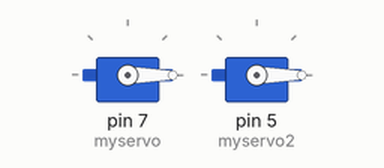
The sketch below on a simulated Arduino Uno, built with avr-gcc and run on an emulated ATmega328P. On the bench: 2 × servo.

Above: at 0.05 s.
At 2.05 s:
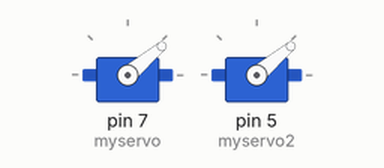
At 4.05 s:
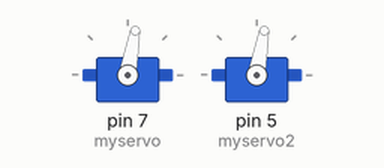
At 8.1 s:
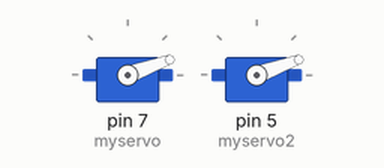
Timing chart, 0 to 11.9 s (numbered marks = the images above):
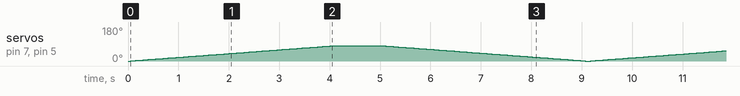

The sketch:

Servo_v2.ino
```cpp
#include <Servo.h>

Servo myservo;  // create servo object to control a servo
// twelve servo objects can be created on most boards
Servo myservo2;

int pos = 0;    // variable to store the servo position

void setup() {
  myservo.attach(7);  // attaches the servo on pin 9 to the servo object
  myservo2.attach(5);
}

void loop() {
  for (pos = 0; pos <= 80; pos += 1) { // goes from 0 degrees to 180 degrees
    // in steps of 1 degree
    myservo.write(pos);
    myservo2.write(pos);            // tell servo to go to position in variable 'pos'
    delay(50);                       // waits 15ms for the servo to reach the position
  }
  delay(1000);
  for (pos = 80; pos >= 0; pos -= 1) { // goes from 180 degrees to 0 degrees
    myservo.write(pos);
    myservo2.write(pos);            // tell servo to go to position in variable 'pos'
    delay(50);                       // waits 15ms for the servo to reach the position
  }
}
```
